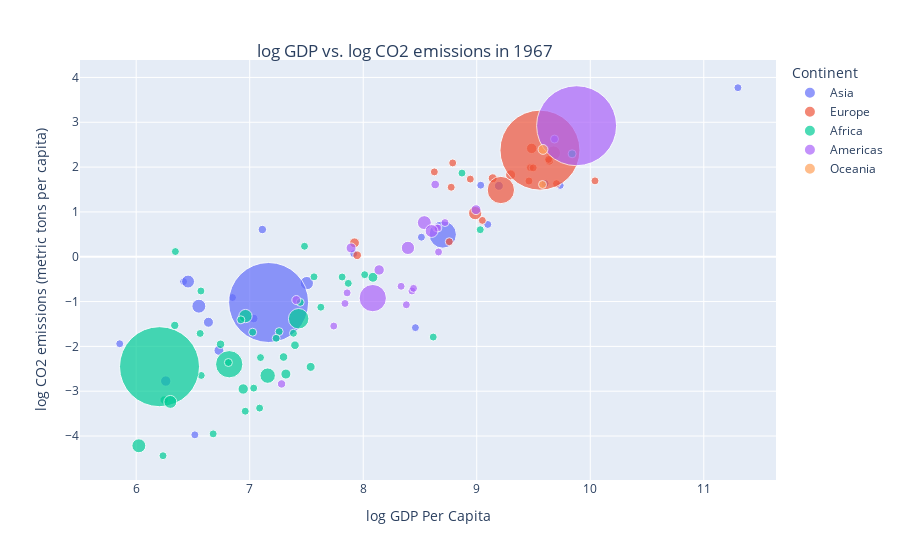

Notebook code for this chart:
### Markdown cell above
#### Question 5
The interactive plot below indicates the log GDP per capita (x axis) and the log CO2 in metric tons per capita (y axis). The size of the dots correspond to the population size of the country.

### Code cell
yr67 = df[df['Year'] == 1967]
yr67 = yr67[[
    "gdpPercap", "CO2 emissions (metric tons per capita)",
    'pop', 'continent']].dropna()
yr67[["gdpPercap",
      "CO2 emissions (metric tons per capita)"]] = np.log(
    yr67[["gdpPercap",
          "CO2 emissions (metric tons per capita)"]])

fig = px.scatter(
    yr67, x="gdpPercap",  y="CO2 emissions (metric tons per capita)",
    color="continent", size='pop',

    labels={
        "gdpPercap": "log GDP Per Capita",
        "CO2 emissions (metric tons per capita)":
        "log CO2 emissions (metric tons per capita)",
        "continent": "Continent"})

fig.update_layout(
    title={'text':'log GDP vs. log CO2 emissions in 1967',
           'xanchor': 'center', 'yanchor': 'top', 
           'x':0.45, 'y':0.92})

fig.update_traces(marker=dict(
        size=yr67['pop'],
        sizemode='area',
        sizeref=2*max(yr67['pop'])/(80**2),
        sizemin=4), selector=dict(type='scatter'))
fig.show()
